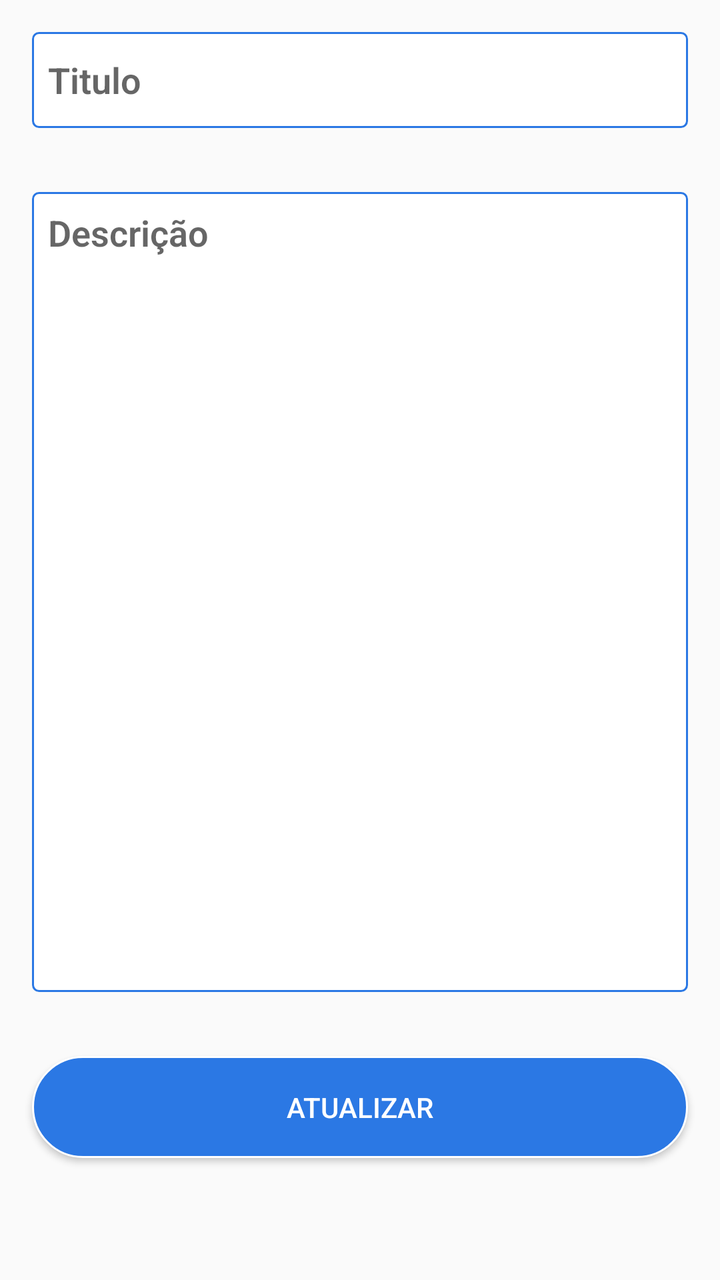
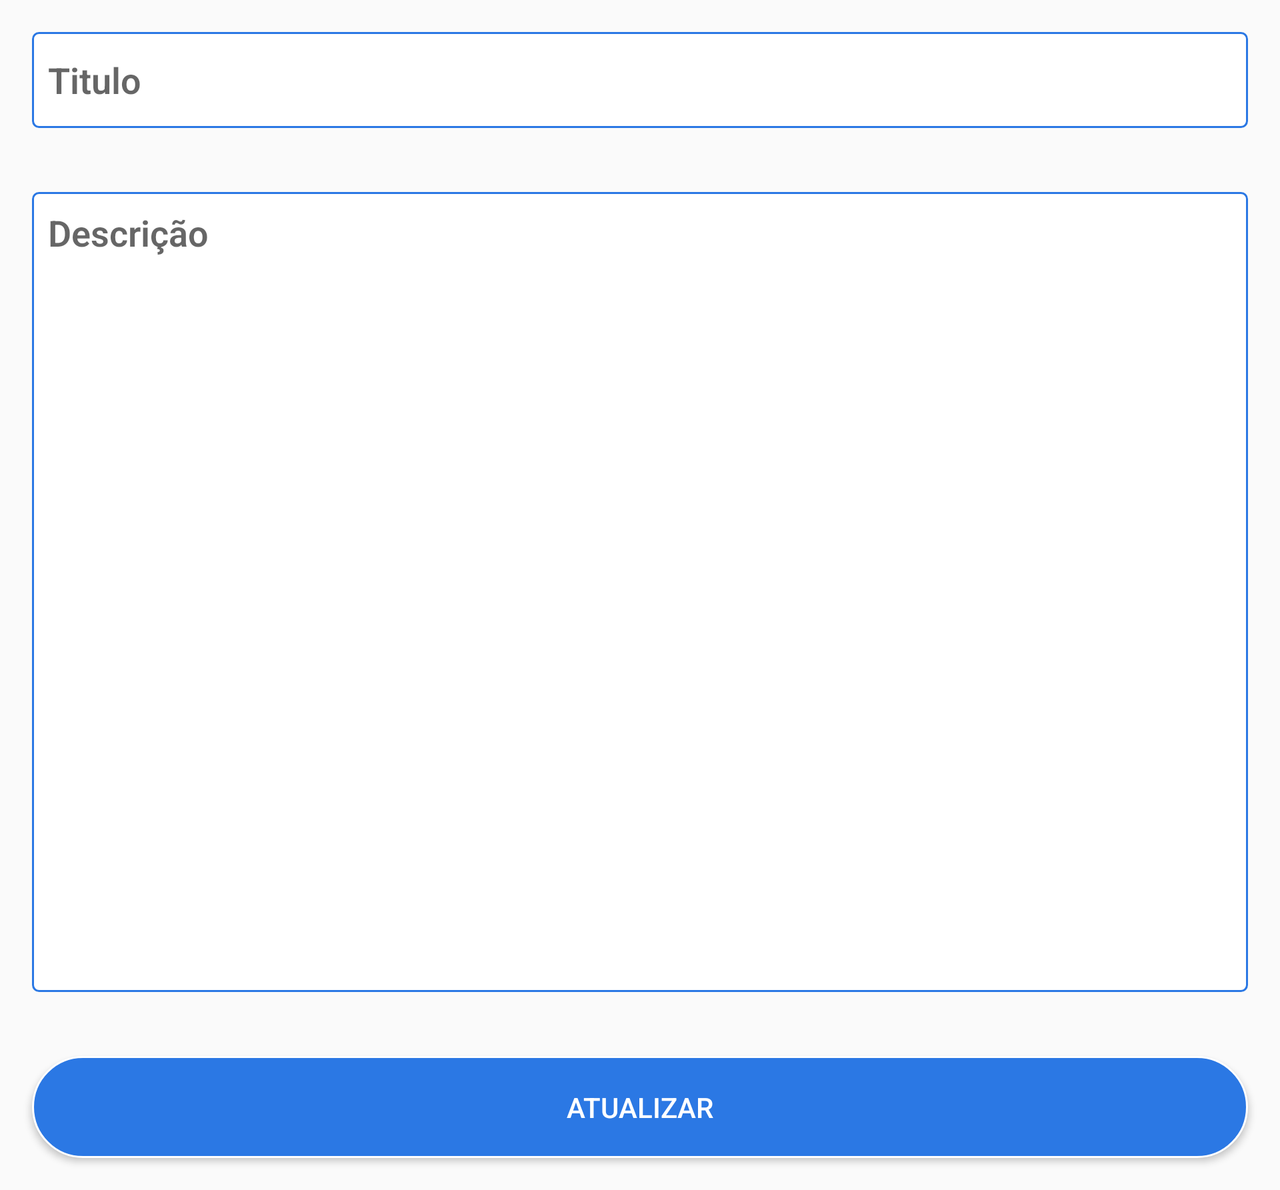

The same Android screen from two of the app's own layout files: first res/layout/ as a phone draws it, then the repository's variant for another configuration, drawn on a device whose configuration selects that folder. Both files follow.
<!-- AndroidManifest.xml: application theme AppTheme -->
<!-- res/layout/activity_update.xml -->
<?xml version="1.0" encoding="utf-8"?>
<RelativeLayout xmlns:android="http://schemas.android.com/apk/res/android"
    xmlns:tools="http://schemas.android.com/tools"
    android:orientation="vertical"
    android:layout_width="match_parent"
    android:layout_height="match_parent"
    tools:context=".update.UpdateNota">

    <EditText
        android:id="@+id/update_titulo"
        android:layout_width="match_parent"
        android:layout_height="wrap_content"
        android:minHeight="@dimen/min_height"
        android:fontFamily="sans-serif-light"
        android:textStyle="bold"
        android:hint="@string/hint_word"
        android:inputType="textAutoComplete"
        android:layout_margin="@dimen/big_padding"
        android:textSize="18sp"
        android:background="@drawable/border_rounded"/>

    <EditText
        android:id="@+id/update_descricao"
        android:layout_width="match_parent"
        android:layout_height="400dp"
        android:layout_below="@id/update_titulo"
        android:layout_margin="@dimen/big_padding"
        android:background="@drawable/border_rounded"
        android:fontFamily="sans-serif-light"
        android:hint="@string/hint_descricao"
        android:inputType="textMultiLine"
        android:textSize="18sp"
        android:textStyle="bold"
        android:textAlignment="textStart"
        android:gravity="start" />

    <Button
        android:layout_below="@id/update_descricao"
        android:id="@+id/button_save"
        android:layout_width="match_parent"
        android:layout_height="wrap_content"
        android:text="@string/button_update"
        android:onClick="editarNota"
        android:layout_margin="@dimen/big_padding"
        android:textColor="@color/white"
        android:background="@drawable/button_login"/>



</RelativeLayout>
<!-- resources referenced by this layout -->
<resources>
  <color name="white">#FFFFFFFF</color>
  <dimen name="big_padding">16dp</dimen>
  <dimen name="min_height">48dp</dimen>
  <!-- drawable border_rounded (drawable) -->
  <?xml version="1.0" encoding="utf-8"?>
  <selector xmlns:android="http://schemas.android.com/apk/res/android">
      <item>
          <shape android:shape="rectangle">
              <solid android:color="#FFFFFFFF"/> 
              <corners android:radius="3dp"/> 
              <stroke android:color="#2b78e4" android:width="1dp"/> 
              <padding android:bottom="8dp" android:left="8dp" android:right="8dp" android:top="8dp"/>
          </shape>
      </item>
  </selector>
  <!-- drawable button_login (drawable) -->
  <?xml version="1.0" encoding="utf-8"?>
  <shape xmlns:android="http://schemas.android.com/apk/res/android">
      <corners
          android:radius="100dp"
          />
      <gradient
          android:angle="0"
          android:centerX="50%"
          android:centerColor="@color/blue"
          android:startColor="@color/blue"
          android:endColor="@color/blue"
          android:type="linear"
          />
      <padding
          android:left="16dp"
          android:top="16dp"
          android:right="16dp"
          android:bottom="16dp"
          />
      <size
          android:width="150dp"
          android:height="28dp"
          />
      <stroke
          android:width="1dp"
          android:color="#FFFFFF"
          />
  </shape>
  <string name="button_update">Atualizar</string>
  <string name="hint_descricao">Descrição</string>
  <string name="hint_word">Titulo</string>
  <style name="AppTheme" parent="Theme.AppCompat.Light.DarkActionBar">
          
          <item name="colorPrimary">@color/colorPrimary</item>
          <item name="colorPrimaryDark">@color/colorPrimaryDark</item>
          <item name="colorAccent">@color/colorAccent</item>
      </style>
  <color name="blue">#2b78e4</color>
  <color name="colorPrimary">#2b78e4</color>
  <color name="colorPrimaryDark">#01155C</color>
  <color name="colorAccent">#243F9C</color>
</resources>
<!-- res/layout-land/activity_update.xml (the repository's variant of the layout above) -->
<!-- drawn on the phone turned sideways -->
<?xml version="1.0" encoding="utf-8"?>
<ScrollView xmlns:android="http://schemas.android.com/apk/res/android"
    xmlns:app="http://schemas.android.com/apk/res-auto"
    xmlns:tools="http://schemas.android.com/tools"
    android:layout_width="match_parent"
    android:layout_height="match_parent"
    android:fillViewport="true"
    android:scrollbarThumbVertical="@color/colorPrimary">
<RelativeLayout xmlns:android="http://schemas.android.com/apk/res/android"
    xmlns:tools="http://schemas.android.com/tools"
    android:orientation="vertical"
    android:layout_width="match_parent"
    android:layout_height="match_parent"
    tools:context=".update.UpdateNota">

    <EditText
        android:id="@+id/update_titulo"
        android:layout_width="match_parent"
        android:layout_height="wrap_content"
        android:minHeight="@dimen/min_height"
        android:fontFamily="sans-serif-light"
        android:textStyle="bold"
        android:hint="@string/hint_word"
        android:inputType="textAutoComplete"
        android:layout_margin="@dimen/big_padding"
        android:textSize="18sp"
        android:background="@drawable/border_rounded"/>

    <EditText
        android:id="@+id/update_descricao"
        android:layout_width="match_parent"
        android:layout_height="400dp"
        android:layout_below="@id/update_titulo"
        android:layout_margin="@dimen/big_padding"
        android:background="@drawable/border_rounded"
        android:fontFamily="sans-serif-light"
        android:hint="@string/hint_descricao"
        android:inputType="textMultiLine"
        android:textSize="18sp"
        android:textStyle="bold"
        android:textAlignment="textStart"
        android:gravity="start" />

    <Button
        android:layout_below="@id/update_descricao"
        android:id="@+id/button_save"
        android:layout_width="match_parent"
        android:layout_height="wrap_content"
        android:text="@string/button_update"
        android:onClick="editarNota"
        android:layout_margin="@dimen/big_padding"
        android:textColor="@color/white"
        android:background="@drawable/button_login"/>



</RelativeLayout>
</ScrollView>
<!-- resources referenced by the variant -->
<!-- as the phone turned sideways resolves them -->
<resources>
  <color name="colorPrimary">#2b78e4</color>
  <color name="white">#FFFFFFFF</color>
  <dimen name="big_padding">16dp</dimen>
  <dimen name="min_height">48dp</dimen>
  <!-- drawable border_rounded (drawable) -->
  <?xml version="1.0" encoding="utf-8"?>
  <selector xmlns:android="http://schemas.android.com/apk/res/android">
      <item>
          <shape android:shape="rectangle">
              <solid android:color="#FFFFFFFF"/> 
              <corners android:radius="3dp"/> 
              <stroke android:color="#2b78e4" android:width="1dp"/> 
              <padding android:bottom="8dp" android:left="8dp" android:right="8dp" android:top="8dp"/>
          </shape>
      </item>
  </selector>
  <!-- drawable button_login (drawable) -->
  <?xml version="1.0" encoding="utf-8"?>
  <shape xmlns:android="http://schemas.android.com/apk/res/android">
      <corners
          android:radius="100dp"
          />
      <gradient
          android:angle="0"
          android:centerX="50%"
          android:centerColor="@color/blue"
          android:startColor="@color/blue"
          android:endColor="@color/blue"
          android:type="linear"
          />
      <padding
          android:left="16dp"
          android:top="16dp"
          android:right="16dp"
          android:bottom="16dp"
          />
      <size
          android:width="150dp"
          android:height="28dp"
          />
      <stroke
          android:width="1dp"
          android:color="#FFFFFF"
          />
  </shape>
  <string name="button_update">Atualizar</string>
  <string name="hint_descricao">Descrição</string>
  <string name="hint_word">Titulo</string>
  <style name="AppTheme" parent="Theme.AppCompat.Light.DarkActionBar">
          
          <item name="colorPrimary">@color/colorPrimary</item>
          <item name="colorPrimaryDark">@color/colorPrimaryDark</item>
          <item name="colorAccent">@color/colorAccent</item>
      </style>
  <color name="blue">#2b78e4</color>
  <color name="colorPrimaryDark">#01155C</color>
  <color name="colorAccent">#243F9C</color>
</resources>
